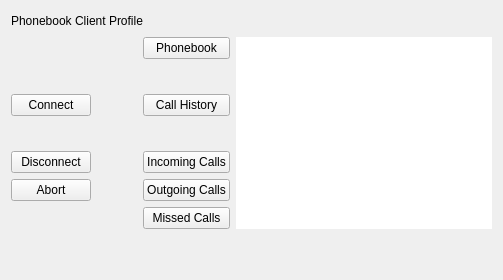
          <widget class="QWidget" name="tabPBC">
           <attribute name="title">
            <string>PBC</string>
           </attribute>
           <layout class="QGridLayout" name="gridLayout_15" columnstretch="2,1,2,7">
            <item row="1" column="3" rowspan="5">
             <widget class="QPlainTextEdit" name="edtPbcResult">
              <property name="frameShape">
               <enum>QFrame::NoFrame</enum>
              </property>
             </widget>
            </item>
            <item row="3" column="2">
             <widget class="QPushButton" name="btnPBCICCall">
              <property name="text">
               <string>Incoming Calls</string>
              </property>
             </widget>
            </item>
            <item row="5" column="2">
             <widget class="QPushButton" name="btnPBCMissedCalls">
              <property name="text">
               <string>Missed Calls</string>
              </property>
             </widget>
            </item>
            <item row="2" column="2">
             <widget class="QPushButton" name="btnPBCCallHistory">
              <property name="text">
               <string>Call History</string>
              </property>
             </widget>
            </item>
            <item row="1" column="2">
             <widget class="QPushButton" name="btnPBCPhonebook">
              <property name="text">
               <string>Phonebook</string>
              </property>
             </widget>
            </item>
            <item row="4" column="2">
             <widget class="QPushButton" name="btnPBCOCCalls">
              <property name="text">
               <string>Outgoing Calls</string>
              </property>
             </widget>
            </item>
            <item row="2" column="1">
             <spacer name="horizontalSpacer_15">
              <property name="orientation">
               <enum>Qt::Vertical</enum>
              </property>
              <property name="sizeHint" stdset="0">
               <size>
                <width>40</width>
                <height>20</height>
               </size>
              </property>
             </spacer>
            </item>
            <item row="6" column="3">
             <spacer name="verticalSpacer_11">
              <property name="orientation">
               <enum>Qt::Vertical</enum>
              </property>
              <property name="sizeHint" stdset="0">
               <size>
                <width>20</width>
                <height>40</height>
               </size>
              </property>
             </spacer>
            </item>
            <item row="4" column="0">
             <widget class="QPushButton" name="btnPBCAbort">
              <property name="text">
               <string>Abort</string>
              </property>
             </widget>
            </item>
            <item row="3" column="0">
             <widget class="QPushButton" name="btnPBCDisconnect">
              <property name="text">
               <string>Disconnect</string>
              </property>
             </widget>
            </item>
            <item row="2" column="0">
             <widget class="QPushButton" name="btnPBCConnect">
              <property name="text">
               <string>Connect</string>
              </property>
             </widget>
            </item>
            <item row="0" column="0" colspan="3">
             <layout class="QHBoxLayout" name="horizontalLayout_23">
              <item>
               <widget class="QLabel" name="label_32">
                <property name="text">
                 <string>Phonebook Client Profile</string>
                </property>
               </widget>
              </item>
              <item>
               <spacer name="horizontalSpacer_14">
                <property name="orientation">
                 <enum>Qt::Vertical</enum>
                </property>
                <property name="sizeHint" stdset="0">
                 <size>
                  <width>40</width>
                  <height>20</height>
                 </size>
                </property>
               </spacer>
              </item>
             </layout>
            </item>
           </layout>
          </widget>
